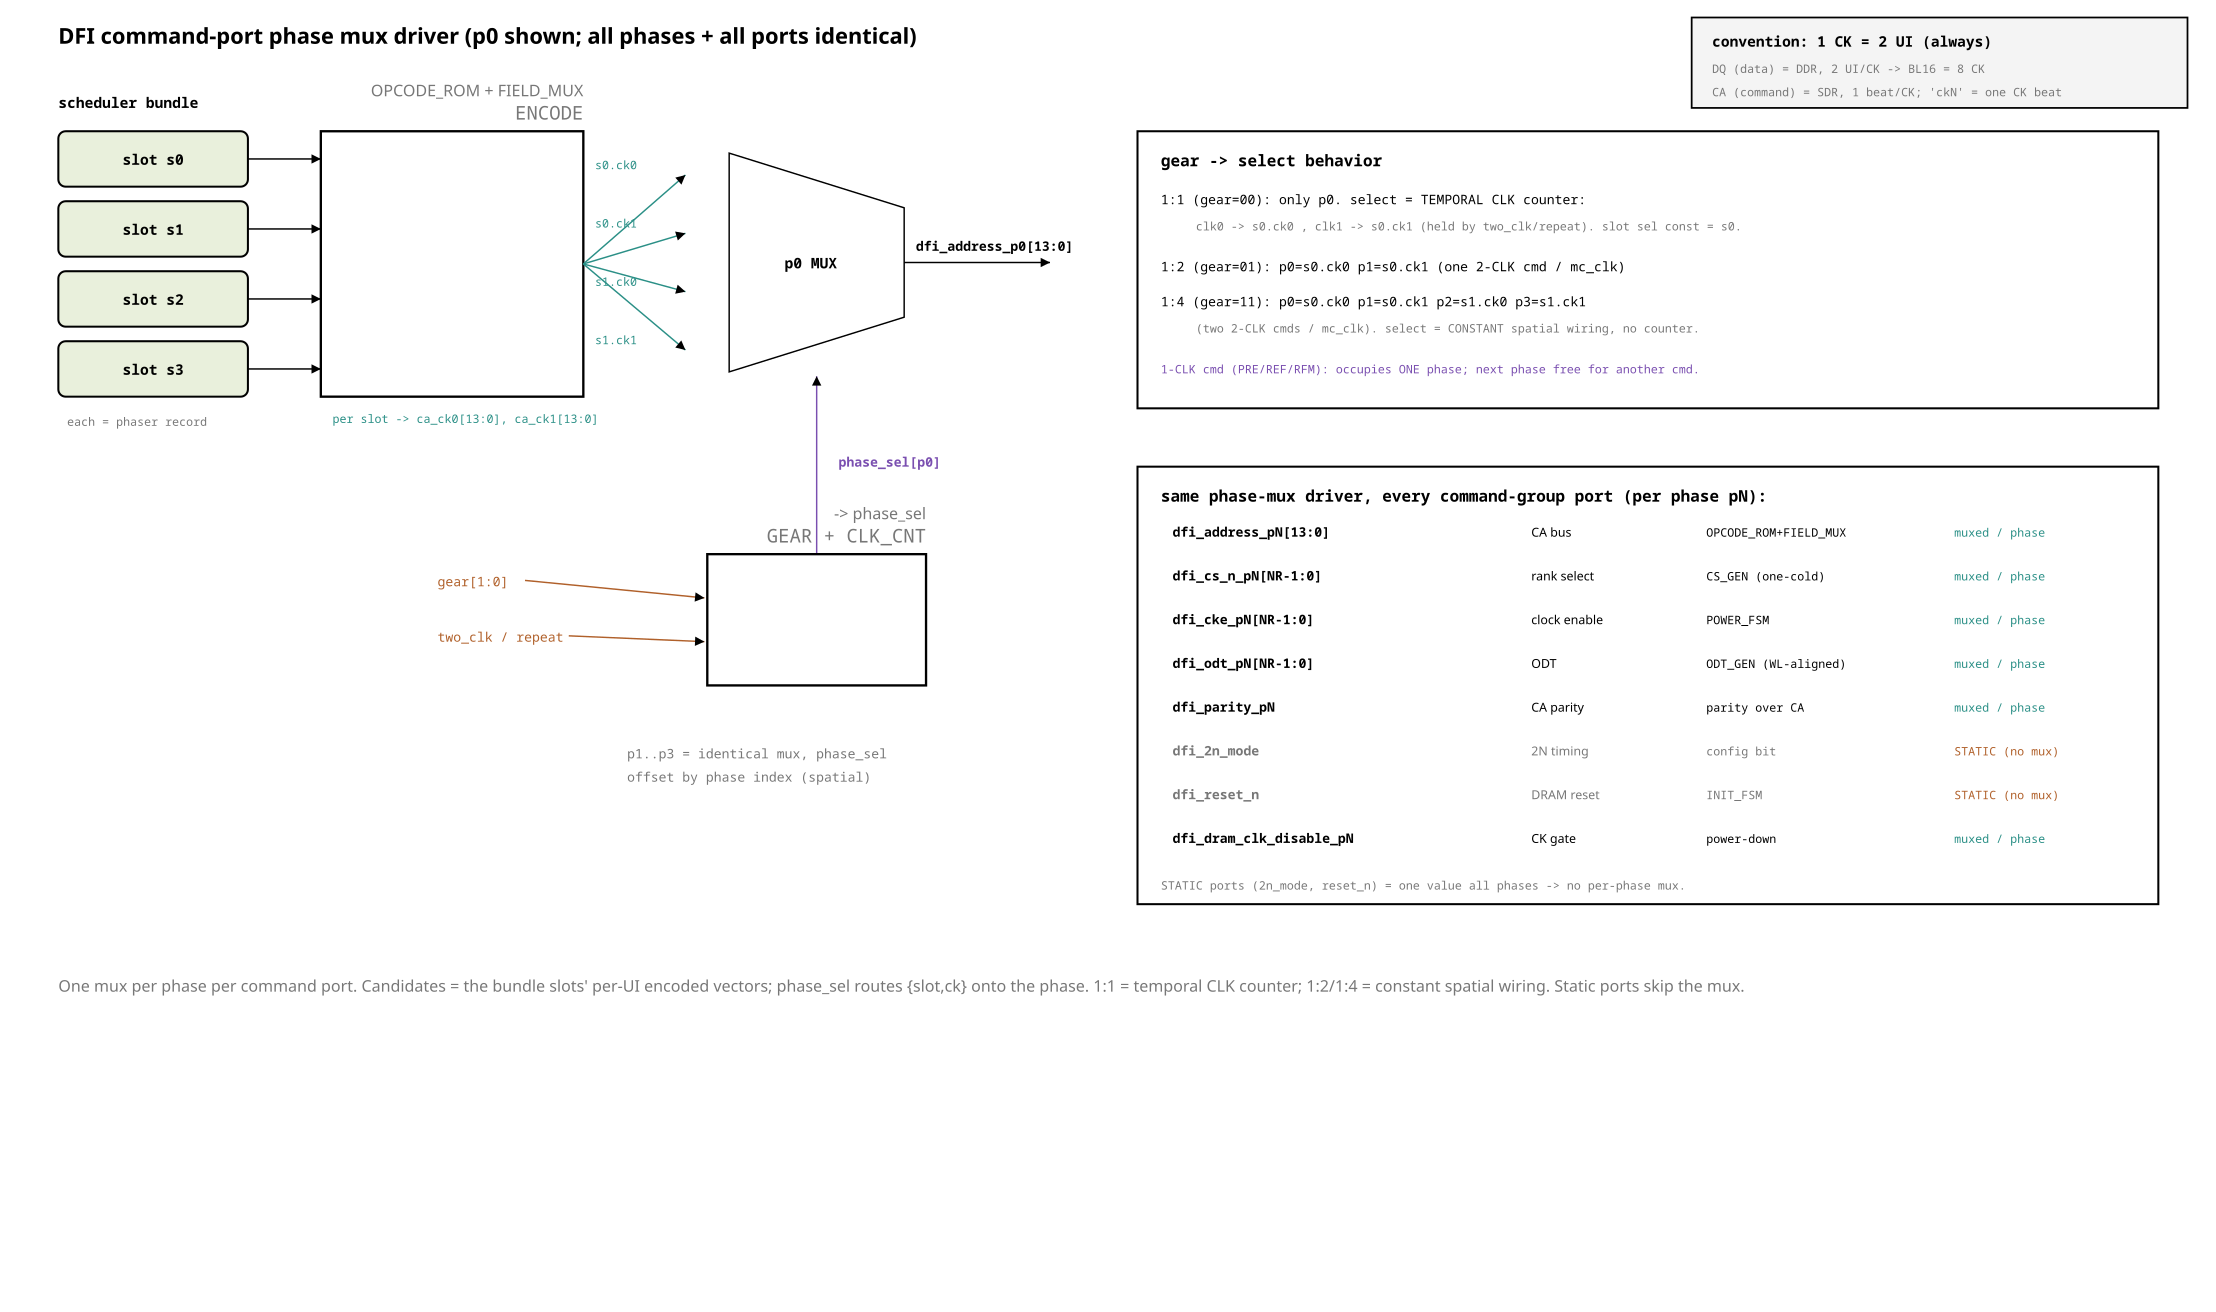

Recreate this plot in Python.
from rtlfig import (Fig, MUTED, FILL_NEW, FILL_LOGIC, FILL_CELL, FILL_ACTIVE,
                    FAINT, INK, PAPER, W_CELL)

# fig_82 — DFI command-port phase mux driver. Shows p0 as the representative
# lane: encoded per-UI vectors feed one mux per phase; gear picks the select
# (1:1 = temporal UI counter, 1:2/1:4 = constant spatial wiring). Same driver
# replicated across every command-group port.

SEL = "#7a4fb0"; GEAR = "#b0602a"; DATA = "#2a8f86"
f = Fig(1520, 900)


def mux(cx, cy, w, h, name, faint=False):
    st = FAINT if faint else INK
    # trapezoid: wide left (inputs), narrow right (output)
    f.path(f"M{cx-w/2} {cy-h/2} L{cx+w/2} {cy-h/4} L{cx+w/2} {cy+h/4} "
           f"L{cx-w/2} {cy+h/2} Z", stroke=st)
    f.text(cx-4, cy+4, name, size=10, anchor="middle", bold=True,
           fill=(FAINT if faint else INK))


f.text(40, 30, "DFI command-port phase mux driver  (p0 shown; all phases + all ports identical)",
       size=15, mono=False, bold=True)

# ---- clk/UI convention legend ----
f.rect(1160, 12, 340, 62, fill=FILL_LOGIC, width=1.2, stroke=INK)
f.text(1174, 32, "convention: 1 CK = 2 UI  (always)", size=10, mono=True, bold=True)
f.text(1174, 50, "DQ (data) = DDR, 2 UI/CK -> BL16 = 8 CK", size=8, mono=True, fill=MUTED)
f.text(1174, 66, "CA (command) = SDR, 1 beat/CK; 'ckN' = one CK beat", size=8, mono=True, fill=MUTED)

# ---- bundle slots ----
f.text(40, 74, "scheduler bundle", size=10, bold=True)
sy = [90, 138, 186, 234]
for i, y in enumerate(sy):
    f.rect(40, y, 130, 38, fill=FILL_CELL, width=1.4, rx=5)
    f.text(105, y+23, f"slot s{i}", size=10, anchor="middle", bold=True)
f.text(46, 292, "each = phaser record", size=8, mono=True, fill=MUTED)

# ---- encode ----
f.block(220, 90, 180, 182, "ENCODE", "OPCODE_ROM + FIELD_MUX")
f.text(228, 290, "per slot -> ca_ck0[13:0], ca_ck1[13:0]", size=8, mono=True, fill=DATA)
for y in sy:
    f.line(170, y+19, 220, y+19, arrow=True, stroke=INK)

# ---- candidate bus into p0 mux ----
cand = ["s0.ck0", "s0.ck1", "s1.ck0", "s1.ck1"]
cy0 = [120, 160, 200, 240]
for lab, y in zip(cand, cy0):
    f.line(400, 181, 470, y, arrow=True, stroke=DATA)
    f.text(408, y-4, lab, size=8, mono=True, fill=DATA)

# ---- p0 mux ----
mux(560, 180, 120, 150, "p0 MUX")
f.line(620, 180, 720, 180, arrow=True, stroke=INK)
f.text(628, 172, "dfi_address_p0[13:0]", size=9, mono=True, bold=True)

# select in from below (straight up into the mux)
f.line(560, 380, 560, 258, arrow=True, stroke=SEL)
f.text(575, 320, "phase_sel[p0]", size=9, mono=True, fill=SEL, bold=True)

# ---- gear / UI counter driving the select ----
f.block(485, 380, 150, 90, "GEAR + CLK_CNT", "-> phase_sel")
f.text(300, 402, "gear[1:0]", size=9, mono=True, fill=GEAR)
f.line(360, 398, 483, 410, arrow=True, stroke=GEAR)
f.text(300, 440, "two_clk / repeat", size=9, mono=True, fill=GEAR)
f.line(390, 436, 483, 440, arrow=True, stroke=GEAR)

# p1..p3 note (muxes identical, omitted for clarity)
f.text(430, 520, "p1..p3 = identical mux, phase_sel", size=9, mono=True, fill=MUTED)
f.text(430, 536, "offset by phase index (spatial)", size=9, mono=True, fill=MUTED)

# ---- gear behavior table ----
gx, gy = 780, 90
f.rect(gx, gy, 700, 190, fill=PAPER, width=1.4, stroke=INK)
f.text(gx+16, gy+24, "gear -> select behavior", size=11, bold=True)
f.text(gx+16, gy+50, "1:1 (gear=00): only p0. select = TEMPORAL CLK counter:",
       size=9, mono=True)
f.text(gx+40, gy+68, "clk0 -> s0.ck0 , clk1 -> s0.ck1 (held by two_clk/repeat). slot sel const = s0.",
       size=8, mono=True, fill=MUTED)
f.text(gx+16, gy+96, "1:2 (gear=01): p0=s0.ck0  p1=s0.ck1   (one 2-CLK cmd / mc_clk)",
       size=9, mono=True)
f.text(gx+16, gy+120, "1:4 (gear=11): p0=s0.ck0 p1=s0.ck1 p2=s1.ck0 p3=s1.ck1",
       size=9, mono=True)
f.text(gx+40, gy+138, "(two 2-CLK cmds / mc_clk). select = CONSTANT spatial wiring, no counter.",
       size=8, mono=True, fill=MUTED)
f.text(gx+16, gy+166, "1-CLK cmd (PRE/REF/RFM): occupies ONE phase; next phase free for another cmd.",
       size=8, mono=True, fill=SEL)

# ---- all command ports share the driver ----
px, py = 780, 320
f.rect(px, py, 700, 300, fill=PAPER, width=1.4, stroke=INK)
f.text(px+16, py+24, "same phase-mux driver, every command-group port (per phase pN):",
       size=11, bold=True)
ports = [
    ("dfi_address_pN[13:0]", "CA bus", "OPCODE_ROM+FIELD_MUX", "muxed / phase"),
    ("dfi_cs_n_pN[NR-1:0]", "rank select", "CS_GEN (one-cold)", "muxed / phase"),
    ("dfi_cke_pN[NR-1:0]", "clock enable", "POWER_FSM", "muxed / phase"),
    ("dfi_odt_pN[NR-1:0]", "ODT", "ODT_GEN (WL-aligned)", "muxed / phase"),
    ("dfi_parity_pN", "CA parity", "parity over CA", "muxed / phase"),
    ("dfi_2n_mode", "2N timing", "config bit", "STATIC (no mux)"),
    ("dfi_reset_n", "DRAM reset", "INIT_FSM", "STATIC (no mux)"),
    ("dfi_dram_clk_disable_pN", "CK gate", "power-down", "muxed / phase"),
]
yy = py + 48
for nm, role, drv, mode in ports:
    col = MUTED if "STATIC" in mode else INK
    f.text(px+24, yy, nm, size=9, mono=True, fill=col, bold=True)
    f.text(px+270, yy, role, size=8.5, mono=False, fill=col)
    f.text(px+390, yy, drv, size=8, mono=True, fill=col)
    f.text(px+560, yy, mode, size=8, mono=True, fill=(GEAR if "STATIC" in mode else DATA))
    yy += 30
f.text(px+16, yy+2, "STATIC ports (2n_mode, reset_n) = one value all phases -> no per-phase mux.",
       size=8, mono=True, fill=MUTED)

f.caption(40, 680,
          "One mux per phase per command port. Candidates = the bundle slots' per-UI encoded "
          "vectors; phase_sel routes {slot,ck} onto the phase. 1:1 = temporal CLK counter; "
          "1:2/1:4 = constant spatial wiring. Static ports skip the mux.")

f.save("fig_82_phase_mux_driver.svg")
print("wrote fig_82_phase_mux_driver.svg")
